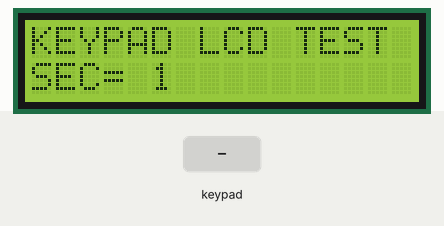
Recording of a sketch running on a simulated Arduino Uno, built with avr-gcc and run on an emulated ATmega328P. Shown: 16×2 character LCD. The inputs (shaded band) are chosen by the test bench. What the sketch prints to the serial monitor is not drawn.

Above: at 1.2 s.
1.3 s: keypad keys 2 3 4 5 # pressed 0.4 s apart
At 3.8 s:
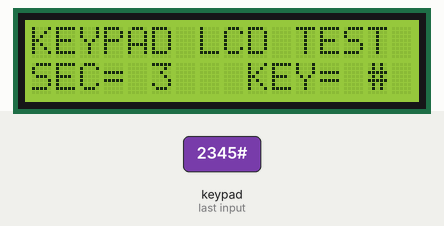
4.8 s: key 'A' pressed
At 5.5 s:
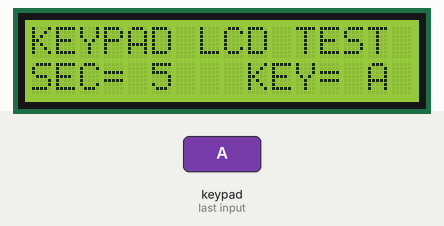
7.8 s: key 'B' pressed
At 8.8 s:
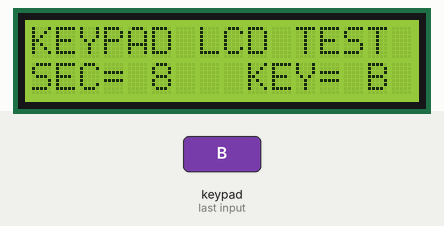
10.8 s: keypad keys 2 3 4 5 * pressed 0.4 s apart
At 13.8 s:
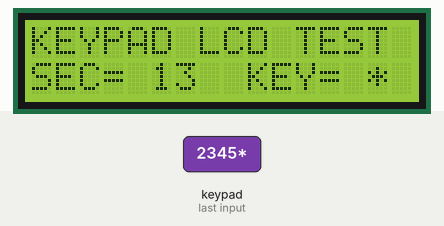
15.8 s: key 'C' pressed
At 16.8 s:
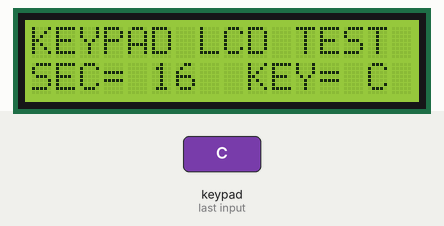
18.8 s: keypad keys 2 3 4 5 D pressed 0.4 s apart
At 21.8 s:
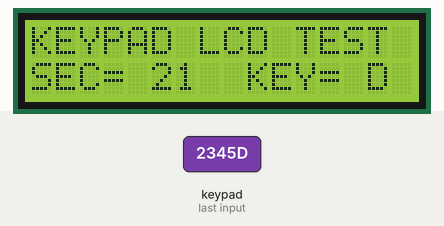
Timing chart, 0 to 23.3 s (numbered marks = the images above; inputs shaded):
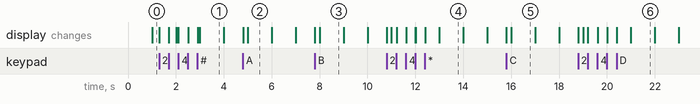

The sketch:

lcd.ino
```cpp
#include <Keypad.h>
#include <LiquidCrystal.h>

  //initialize the library with the numbers of the interface pins
  LiquidCrystal lcd(A0,A1,A2,A3,A4,A5);
  //4x4 Matrix key pad
  const byte ROWS = 4; // Four rows
  const byte COLS = 4; // Four columns
  // Define the Keymap
  char keys[ROWS][COLS] =
  {
  {'1','2','3','A'},
  {'4','5','6','B'},
  {'7','8','9','C'},
  {'*','0','#','D'}
  };
  // Connect keypad ROW0, ROW1, ROW2 and ROW3 to Arduino pins.
  byte rowPins[ROWS] = { 2,3,4,5 };
  // Connect keypad COL0, COL1, COL2 and COL3 to Arduino pins.
  byte colPins[COLS] = { 6,7,8,9 };
  // Create the Keypad
  Keypad kpd = Keypad( makeKeymap(keys), rowPins,colPins, ROWS, COLS );
  void setup(){
    Serial.begin(9600);
    // set up the LCD's number of columns and rows:
  lcd.begin(16, 2);
    // Print a message to the LCD.
  lcd.print("KEYPAD LCD TEST");
  }
  void loop(){
    char key = kpd.getKey();
    // set the cursor to column 0, line 1
    // (note:line 1 is the second row, since counting begins with 0):
  lcd.setCursor(0, 1);
    // print the number of seconds since reset:
  lcd.print("SEC= ");
  lcd.print(millis() / 1000);
    // Check for a valid key
  if(key)   {
    Serial.println(key);
       // set the cursor to column 9, line 1
       // (note: line 1 is the second row, since counting begins with 0):
  lcd.setCursor(9, 1);
  //Print the detected key
  lcd.print("KEY= ");
  lcd.print(key);}  }
```

Measured:
- after the input at 1.3 s, the display: first changes at once (image 1 shows a later state)
- after the input at 4.8 s, the display: first changes at once (image 2 shows a later state)
- after the input at 7.8 s, the display: first changes at once (image 3 shows a later state)
- after the input at 10.8 s, the display: first changes at once (image 4 shows a later state)
- after the input at 15.8 s, the display: first changes at once (image 5 shows a later state)
- after the input at 18.8 s, the display: first changes at once (image 6 shows a later state)
- what the display in image 1 shows lasts 1.0 s, from 3.0 s to 4.0 s
